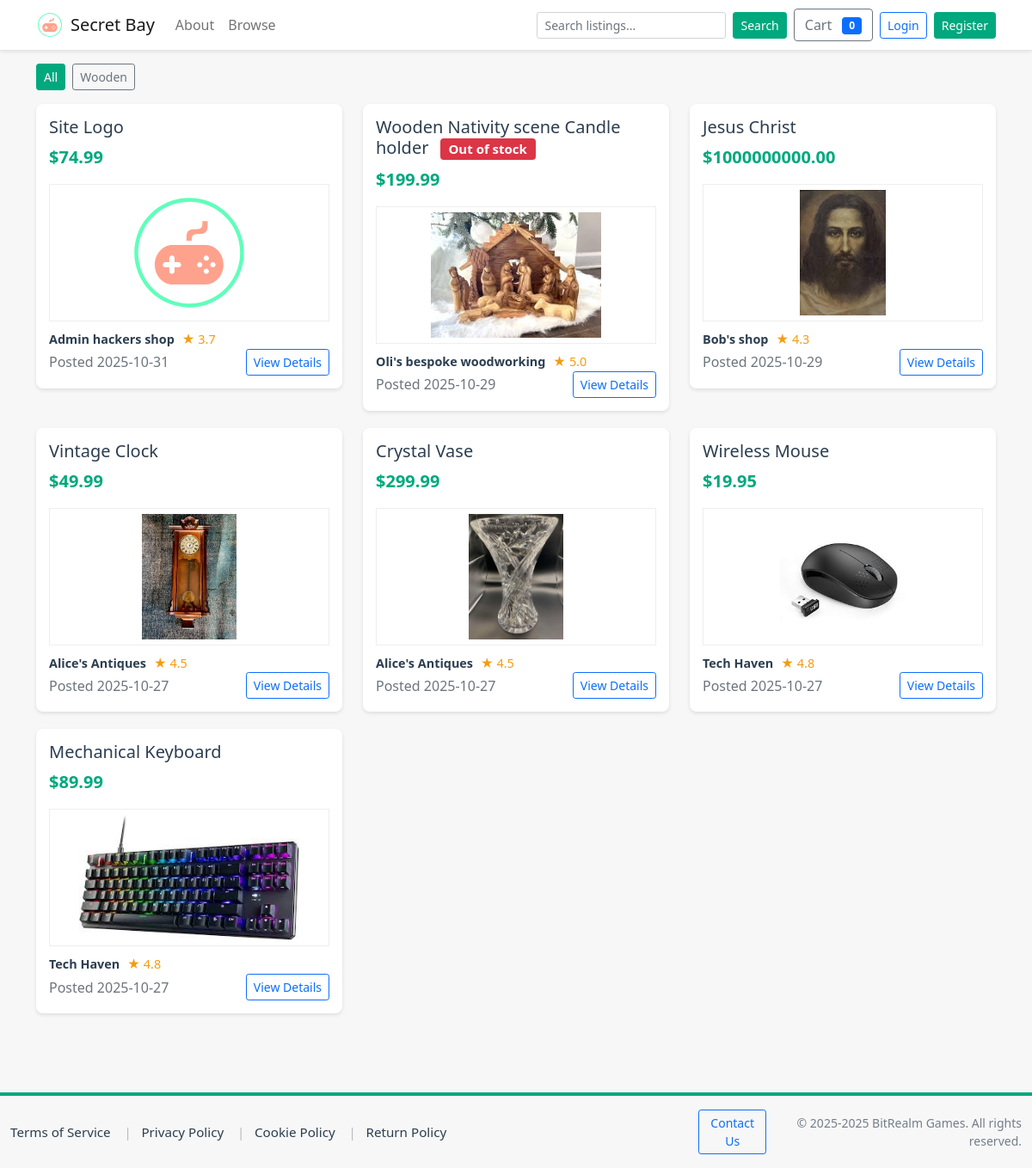
/products, run on an earlier commit of the app's database.
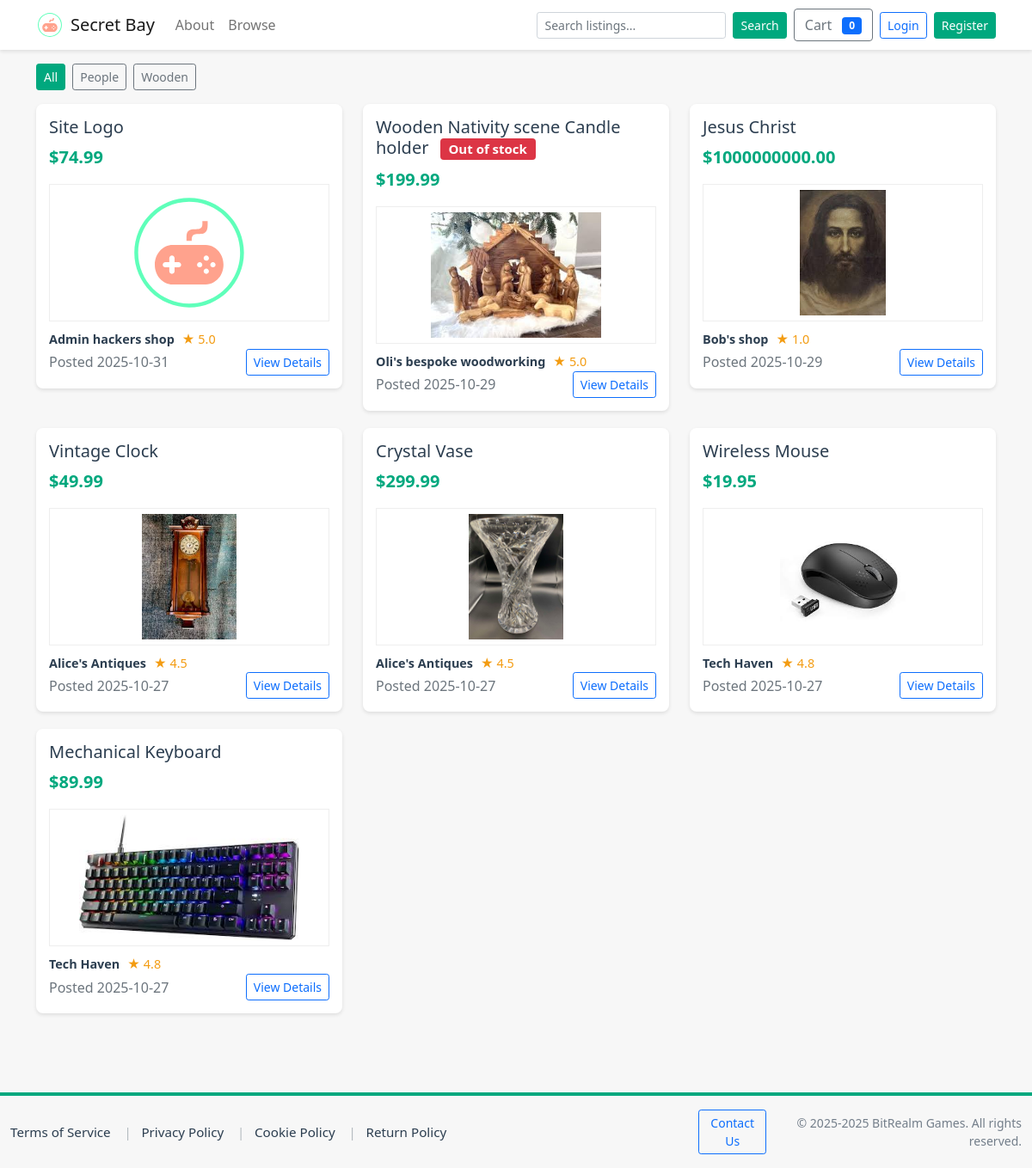
And on a later commit of the database.
### tables this page shows
CREATE TABLE categories (
            id INTEGER PRIMARY KEY,
            name TEXT NOT NULL UNIQUE,
            slug TEXT UNIQUE,
            description TEXT,
            created_at TEXT DEFAULT (datetime('now'))
        );

CREATE TABLE products (
    id INTEGER PRIMARY KEY AUTOINCREMENT,
    seller_id INTEGER,
    title TEXT NOT NULL,
    description TEXT,
    price REAL NOT NULL CHECK(price >= 0),
    stock INTEGER DEFAULT 0,
    created_at TEXT NOT NULL DEFAULT (datetime('now')), image_url TEXT, category_id INTEGER, rating REAL DEFAULT 0.0,
    FOREIGN KEY(seller_id) REFERENCES users(id) ON DELETE SET NULL
);

CREATE TABLE users (
    id INTEGER PRIMARY KEY AUTOINCREMENT,
    username TEXT NOT NULL UNIQUE,
    email TEXT NOT NULL UNIQUE,
    password_hash TEXT NOT NULL,
    is_admin INTEGER NOT NULL DEFAULT 0,
    is_seller INTEGER NOT NULL DEFAULT 0,
    business_name TEXT,
    seller_description TEXT,
    rating REAL DEFAULT 0,
    total_sales INTEGER DEFAULT 0,
    created_at TEXT NOT NULL DEFAULT (datetime('now'))
, logo_url TEXT);

### app.py (the view, shortened to what this page needs)
@app.route('/products')
def products():
    search = request.args.get('search', '')
    sort = request.args.get('sort', 'newest')
    try:
        page = int(request.args.get('page', 1))
    except Exception:
        page = 1
    if page < 1:
        page = 1
    category_filter = request.args.get('category', '').strip()
    conn = get_db_connection()
    cur = conn.cursor()
    base = """
     SELECT p.id, p.title, p.description, p.price, p.created_at,
         p.stock, p.image_url, u.business_name, u.rating, p.seller_id,
         c.name AS category_name, c.slug AS category_slug
        FROM products p
        LEFT JOIN users u ON p.seller_id = u.id
        LEFT JOIN categories c ON p.category_id = c.id
    """
    params = []
    where = ""
    if search:
        where = " WHERE (p.title LIKE ? OR p.description LIKE ?)"
        params.extend([f"%{search}%", f"%{search}%"])
    if sort == 'price_low':
        order = " ORDER BY p.price ASC"
    elif sort == 'price_high':
        order = " ORDER BY p.price DESC"
    else:
        order = " ORDER BY p.created_at DESC"
    try:
        count_sql = "SELECT COUNT(*) AS cnt FROM products p LEFT JOIN users u ON p.seller_id = u.id LEFT JOIN categories c ON p.category_id = c.id" + where
        cur.execute(count_sql, params)
        total_count = cur.fetchone()['cnt'] or 0
    except Exception:
        total_count = 0
    page_size = 24
    total_pages = max(1, (int(total_count) + page_size - 1) // page_size)
    if page > total_pages:
        page = total_pages
    offset = (page - 1) * page_size
    main_sql = base + where + order + " LIMIT ? OFFSET ?"
    main_params = list(params) + [page_size, offset]
    cur.execute(main_sql, main_params)
    products = cur.fetchall()
    try:
        cur.execute("SELECT id, name, slug FROM categories ORDER BY name")
        categories = cur.fetchall()
    except Exception:
        categories = []
    conn.close()
    return render_template('products.html', products=products, search=search, sort=sort, categories=categories, page=page, total_pages=total_pages, page_size=page_size, total_count=total_count)

### app.py (called while the page is built, shortened)
def get_db_connection(path=DB_PATH):
    conn = sqlite3.connect(path)
    conn.row_factory = sqlite3.Row
    conn.execute("PRAGMA foreign_keys = ON;")
    return conn

@app.context_processor
def inject_user_permissions():
    uid = session.get('user_id')
    is_admin_flag = False
    is_seller_flag = False
    contact_url = '/contact'
    try:
        if 'seller_contact' in app.view_functions:
            contact_url = url_for('seller_contact')
        elif 'contact' in app.view_functions:
            contact_url = url_for('contact')
    except Exception:
        contact_url = '/contact'
    return {
        'current_user_is_admin': is_admin_flag,
        'current_user_is_seller': is_seller_flag,
        'current_year': datetime.now().year,
        'contact_url': contact_url,
    }

### templates/products.html (shortened to what this page needs)
<!DOCTYPE html>
<html lang="en">
<head>
    <link href="https://cdn.jsdelivr.net/npm/bootstrap@5.1.3/dist/css/bootstrap.min.css" rel="stylesheet">
</head>
<body>
    {% include 'navbar.html' %}
    <div class="container">
        <div class="mb-3">
            <div class="d-flex flex-wrap gap-2">
                <a href="{{ url_for('products', search=search, sort=sort) }}" class="btn btn-sm {% if not request.args.get('category') %}btn-primary{% else %}btn-outline-secondary{% endif %}">All</a>
                {% if categories %}
                    {% for c in categories %}
                        <a href="{{ url_for('products', category=c['slug'], search=search, sort=sort) }}" class="btn btn-sm {% if request.args.get('category')==c['slug'] %}btn-primary{% else %}btn-outline-secondary{% endif %}">{{ c['name'] }}</a>
                    {% endfor %}
                {% endif %}
            </div>
        </div>
        <div class="row">
            {% if products %}
                {% for p in products %}
                    <div class="col-md-6 col-lg-4">
                        <div class="listing-card">
                                                                                                                <h5>
                                                                                                                    {{ p['title'] }}
                                                                                                                    {% if p['stock'] is not none and p['stock']|int <= 0 %}
                                                                                                                        <span class="badge bg-danger ms-2">Out of stock</span>
                                                                                                                    {% endif %}
                                                                                                                </h5>
                                                                                                                <p class="price">${{ '%.2f'|format(p['price']) }}</p>
                                                                                                                {% if 'image_url' in p.keys() and p['image_url'] %}
                                                                                                                    <div class="mb-2 text-center">
                                                                                                                        {% set img = p['image_url'] %}
                                                                                                                        {% if img.startswith('http://') or img.startswith('https://') or img.startswith('/') %}
                                                                                                                            <img src="{{ img }}" alt="{{ p['title'] }}" style="max-height:160px; width:100%; object-fit:contain; background:#fff; border:1px solid #eee; padding:6px;">
                                                                                                                        {% else %}
                                                                                                                            <img src="{{ url_for('static', filename='img/' ~ img) }}" alt="{{ p['title'] }}" style="max-height:160px; width:100%; object-fit:contain; background:#fff; border:1px solid #eee; padding:6px;">
                                                                                                                        {% endif %}
                                                                                                                    </div>
                                                                                                                {% else %}
                                                                                                                    <p class="description">{{ (p['description'] or '')[:100] }}{% if (p['description'] or '')|length > 100 %}...{% endif %}</p>
                                                                                                                {% endif %}
                            <div class="seller-info">
                                <a href="{{ url_for('seller_profile', seller_id=p['seller_id']) }}" class="text-decoration-none">
                                    <span class="seller-name">{{ p['business_name'] or p['seller_name'] }}</span>
                                    {% if p['rating'] %}
                                        <span class="rating">★ {{ '%.1f'|format(p['rating']) }}</span>
                                    {% endif %}
                                </a>
                            </div>
                            <div class="d-flex justify-content-between align-items-center">
                                <span class="text-muted">Posted {{ (p['created_at'] or '')[:10] }}</span>
                                <a href="{{ url_for('product_detail', product_id=p['id']) }}" class="btn btn-sm btn-outline-primary">View Details</a>
                            </div>
                        </div>
                    </div>
                {% endfor %}
            {% else %}
                <div class="col-12 text-center">
                    <h3>No listings found</h3>
                    <p>Try adjusting your search criteria or check back later for new listings.</p>
                </div>
            {% endif %}
        </div>
    </div>
    {% include 'footer.html' %}
</body>
</html>

### templates/navbar.html (shortened to what this page needs)
<nav class="navbar navbar-expand-lg navbar-light bg-white mb-3" aria-label="Main navigation">
  <div class="container">
    <a class="navbar-brand d-flex align-items-center" href="{{ url_for('index') }}">
      <img src="{{ url_for('static', filename='img/logo.svg') }}" alt="Secret Bay logo" height="32" class="me-2" style="width:auto;">
      <span>Secret Bay</span>
    </a>
    <div class="collapse navbar-collapse" id="mainNav">
      <ul class="navbar-nav me-auto mb-2 mb-lg-0">
        <li class="nav-item"><a class="nav-link" href="/about">About</a></li>
  <li class="nav-item"><a class="nav-link" href="/products">Browse</a></li>
      </ul>
      <div class="d-flex align-items-center gap-2">
        <form class="d-flex" action="{{ url_for('products') }}" method="get" style="min-width:220px;">
          <input name="search" class="form-control form-control-sm me-2" type="search" placeholder="Search listings..." aria-label="Search" value="{{ request.args.get('search','') }}">
          <button class="btn btn-sm btn-primary" type="submit">Search</button>
        </form>
        <a href="{{ url_for('cart_view') }}" class="btn btn-outline-secondary position-relative">
          Cart <span id="cart-count" class="badge bg-primary ms-2">0</span>
        </a>
        {% if session.get('username') %}
          <div class="text-end">
            <div>Logged in as <strong>{{ session['username'] }}</strong></div>
            <a href="{{ url_for('logout') }}" class="small">Log out</a>
          </div>
        {% else %}
          <div>
            <a href="{{ url_for('login') }}" class="btn btn-sm btn-outline-primary me-1">Login</a>
            <a href="{{ url_for('register') }}" class="btn btn-sm btn-primary">Register</a>
          </div>
        {% endif %}
      </div>
    </div>
  </div>
</nav>
<main class="site-content">

### templates/footer.html (shortened to what this page needs)
</main>
<footer class="site-footer mt-5" role="contentinfo">
  <div class="site-footer-bg">
    <div class="container">
  <div class="row align-items-center py-2">
        <div class="col-md-8 links d-flex flex-wrap align-items-center gap-2 small">
          <a href="/terms" class="footer-link">Terms of Service</a>
          <span class="separator">|</span>
          <a href="/privacy" class="footer-link">Privacy Policy</a>
          <span class="separator">|</span>
          <a href="/cookies" class="footer-link">Cookie Policy</a>
          <span class="separator">|</span>
          <a href="/returns" class="footer-link">Return Policy</a>
        </div>
        <div class="col-md-4 text-md-end d-flex align-items-center justify-content-md-end gap-3">
          <a href="{{ contact_url }}" class="btn btn-outline-primary btn-sm">Contact Us</a>
          <div class="small copyright">© 2025-{{ current_year }} BitRealm Games. All rights reserved.</div>
        </div>
      </div>
    </div>
  </div>
</footer>

### templates/products.html (style rules this page uses)
:root { --primary-color: #00a87e; --secondary-color: #f7f7f7; --text-color: #2c3e50; }
body { background-color: var(--secondary-color); color: var(--text-color); }
.navbar { background-color: white; box-shadow: 0 2px 4px rgba(0,0,0,0.1); }
.listing-card { background: white; border-radius: 8px; box-shadow: 0 2px 4px rgba(0,0,0,0.1); margin-bottom: 20px; padding: 15px; transition: transform 0.2s; }
.price { color: var(--primary-color); font-size: 1.25rem; font-weight: bold; }
.btn-primary { background-color: var(--primary-color); border-color: var(--primary-color); }
.seller-info { margin-top: 10px; font-size: 0.9rem; }
.seller-name { font-weight: bold; color: var(--text-color); }
.rating { color: #f39c12; margin-left: 5px; }

### templates/navbar.html (style rules this page uses)
.navbar-brand img { height: 32px; width: auto; display: inline-block; vertical-align: middle; }

### templates/footer.html (style rules this page uses)
html, body { height: 100%; }
body { display: flex; flex-direction: column; min-height: 100vh; }
.site-content { flex: 1 0 auto; }
.site-footer { width:100%; margin-top: auto; }
.site-footer-bg { background: #f7f7f7; color: #2c3e50; border-top: 4px solid #00a87e; padding-top: 0.5rem; padding-bottom: 0.5rem; }
.site-footer .container { max-width: 1200px; }
.site-footer .footer-link { color: #2c3e50; text-decoration: none; margin-right: 0.25rem; font-size: 0.95rem; }
.site-footer .separator { color: rgba(44,62,80,0.35); margin: 0 0.25rem; }
.site-footer .copyright { color: rgba(44,62,80,0.65); font-size: 0. ninerem; }

What changed in the data, as far as the page shows it:
added categories: name "People"
changed users (number 1 of 5 on the later page): rating "3.7" → "5.0"
changed users (number 3 of 5 on the later page): rating "4.3" → "1.0"
